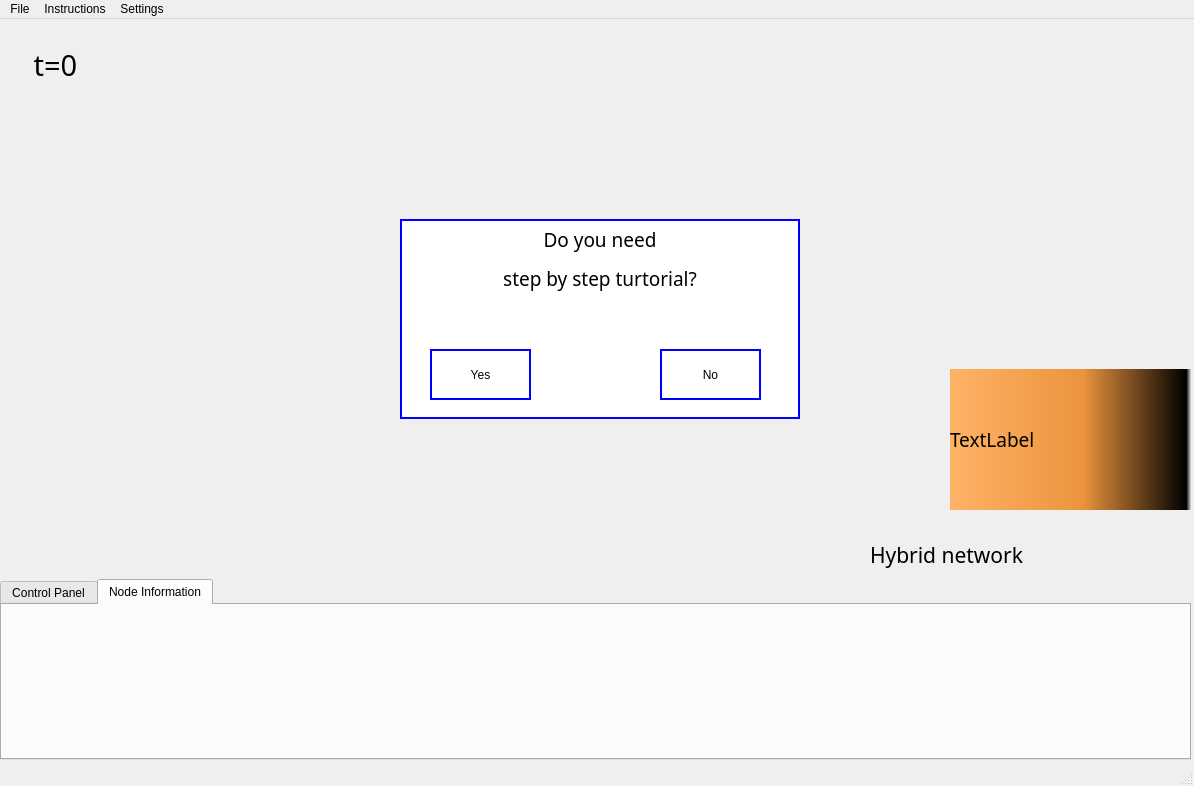
<?xml version="1.0" encoding="UTF-8"?>
<ui version="4.0">
 <class>MainWindow</class>
 <widget class="QMainWindow" name="MainWindow">
  <property name="geometry">
   <rect>
    <x>0</x>
    <y>0</y>
    <width>1194</width>
    <height>786</height>
   </rect>
  </property>
  <property name="windowTitle">
   <string>Firefighter Problem Simulation</string>
  </property>
  <widget class="QWidget" name="centralwidget">
   <widget class="QLabel" name="descriptionLabel">
    <property name="geometry">
     <rect>
      <x>-1200</x>
      <y>240</y>
      <width>1091</width>
      <height>61</height>
     </rect>
    </property>
    <property name="font">
     <font>
      <family>Arial Rounded MT Bold</family>
      <pointsize>16</pointsize>
     </font>
    </property>
    <property name="styleSheet">
     <string notr="true">background-color: qlineargradient(spread:pad, x1:0, y1:0, x2:1, y2:0, stop:0 rgba(255, 178, 102, 255), stop:0.55 rgba(235, 148, 61, 255), stop:0.98 rgba(0, 0, 0, 255), stop:1 rgba(0, 0, 0, 0));</string>
    </property>
    <property name="text">
     <string>TextLabel</string>
    </property>
    <property name="alignment">
     <set>Qt::AlignCenter</set>
    </property>
   </widget>
   <widget class="QLabel" name="node_info_label">
    <property name="enabled">
     <bool>true</bool>
    </property>
    <property name="geometry">
     <rect>
      <x>950</x>
      <y>350</y>
      <width>241</width>
      <height>141</height>
     </rect>
    </property>
    <property name="font">
     <font>
      <family>Agency FB</family>
      <pointsize>14</pointsize>
     </font>
    </property>
    <property name="styleSheet">
     <string notr="true">background-color: qlineargradient(spread:pad, x1:0, y1:0, x2:1, y2:0, stop:0 rgba(255, 178, 102, 255), stop:0.55 rgba(235, 148, 61, 255), stop:0.98 rgba(0, 0, 0, 255), stop:1 rgba(0, 0, 0, 0));</string>
    </property>
    <property name="text">
     <string>TextLabel</string>
    </property>
   </widget>
   <widget class="QLabel" name="timeIndexLabel">
    <property name="geometry">
     <rect>
      <x>0</x>
      <y>0</y>
      <width>111</width>
      <height>91</height>
     </rect>
    </property>
    <property name="font">
     <font>
      <family>Arial Rounded MT Bold</family>
      <pointsize>22</pointsize>
     </font>
    </property>
    <property name="text">
     <string>t=0</string>
    </property>
    <property name="alignment">
     <set>Qt::AlignCenter</set>
    </property>
   </widget>
   <widget class="QLabel" name="backgroundLabel">
    <property name="geometry">
     <rect>
      <x>0</x>
      <y>0</y>
      <width>1191</width>
      <height>561</height>
     </rect>
    </property>
    <property name="text">
     <string/>
    </property>
    <property name="alignment">
     <set>Qt::AlignRight|Qt::AlignTrailing|Qt::AlignVCenter</set>
    </property>
   </widget>
   <widget class="QLabel" name="networkLabel">
    <property name="geometry">
     <rect>
      <x>870</x>
      <y>500</y>
      <width>311</width>
      <height>71</height>
     </rect>
    </property>
    <property name="font">
     <font>
      <family>Arial Rounded MT Bold</family>
      <pointsize>16</pointsize>
     </font>
    </property>
    <property name="text">
     <string>Hybrid network</string>
    </property>
    <property name="wordWrap">
     <bool>false</bool>
    </property>
    <property name="margin">
     <number>0</number>
    </property>
   </widget>
   <widget class="QLabel" name="instruct">
    <property name="geometry">
     <rect>
      <x>400</x>
      <y>200</y>
      <width>400</width>
      <height>200</height>
     </rect>
    </property>
    <property name="font">
     <font>
      <family>Arial Rounded MT Bold</family>
      <pointsize>14</pointsize>
     </font>
    </property>
    <property name="styleSheet">
     <string notr="true">background-color: white;border: 2px solid blue;</string>
    </property>
    <property name="text">
     <string>&lt;html&gt;&lt;head/&gt;&lt;body&gt;&lt;p&gt;Do you need&lt;/p&gt;&lt;p&gt;step by step turtorial?&lt;/p&gt;&lt;/body&gt;&lt;/html&gt;</string>
    </property>
    <property name="alignment">
     <set>Qt::AlignHCenter|Qt::AlignTop</set>
    </property>
    <property name="margin">
     <number>150</number>
    </property>
   </widget>
   <widget class="QPushButton" name="yesButton">
    <property name="geometry">
     <rect>
      <x>430</x>
      <y>330</y>
      <width>101</width>
      <height>51</height>
     </rect>
    </property>
    <property name="styleSheet">
     <string notr="true">background-color: white;border: 2px solid blue;</string>
    </property>
    <property name="text">
     <string>Yes</string>
    </property>
   </widget>
   <widget class="QPushButton" name="noButton">
    <property name="geometry">
     <rect>
      <x>660</x>
      <y>330</y>
      <width>101</width>
      <height>51</height>
     </rect>
    </property>
    <property name="styleSheet">
     <string notr="true">background-color: white;border: 2px solid blue;</string>
    </property>
    <property name="text">
     <string>No</string>
    </property>
   </widget>
   <widget class="QTabWidget" name="tabWidget">
    <property name="geometry">
     <rect>
      <x>0</x>
      <y>560</y>
      <width>1191</width>
      <height>181</height>
     </rect>
    </property>
    <property name="currentIndex">
     <number>1</number>
    </property>
    <widget class="QWidget" name="tab">
     <attribute name="title">
      <string>Control Panel</string>
     </attribute>
    </widget>
    <widget class="QWidget" name="tab_2">
     <attribute name="title">
      <string>Node Information</string>
     </attribute>
    </widget>
   </widget>
  </widget>
  <widget class="QMenuBar" name="menubar">
   <property name="geometry">
    <rect>
     <x>0</x>
     <y>0</y>
     <width>1194</width>
     <height>18</height>
    </rect>
   </property>
   <widget class="QMenu" name="menuinfromations">
    <property name="title">
     <string>Instructions</string>
    </property>
    <addaction name="actionProblem"/>
    <addaction name="actionControls"/>
   </widget>
   <widget class="QMenu" name="menuFile">
    <property name="title">
     <string>File</string>
    </property>
    <addaction name="actionNew"/>
   </widget>
   <widget class="QMenu" name="menuSettings">
    <property name="title">
     <string>Settings</string>
    </property>
    <addaction name="actionAnimation"/>
   </widget>
   <addaction name="menuFile"/>
   <addaction name="menuinfromations"/>
   <addaction name="menuSettings"/>
  </widget>
  <widget class="QStatusBar" name="statusbar"/>
  <action name="actionProblem">
   <property name="text">
    <string>Problem description</string>
   </property>
  </action>
  <action name="actionAnimation">
   <property name="text">
    <string>Animation</string>
   </property>
  </action>
  <action name="actionNew">
   <property name="text">
    <string>New</string>
   </property>
  </action>
  <action name="actionControls">
   <property name="text">
    <string>Controls</string>
   </property>
  </action>
 </widget>
 <resources/>
 <connections/>
</ui>
